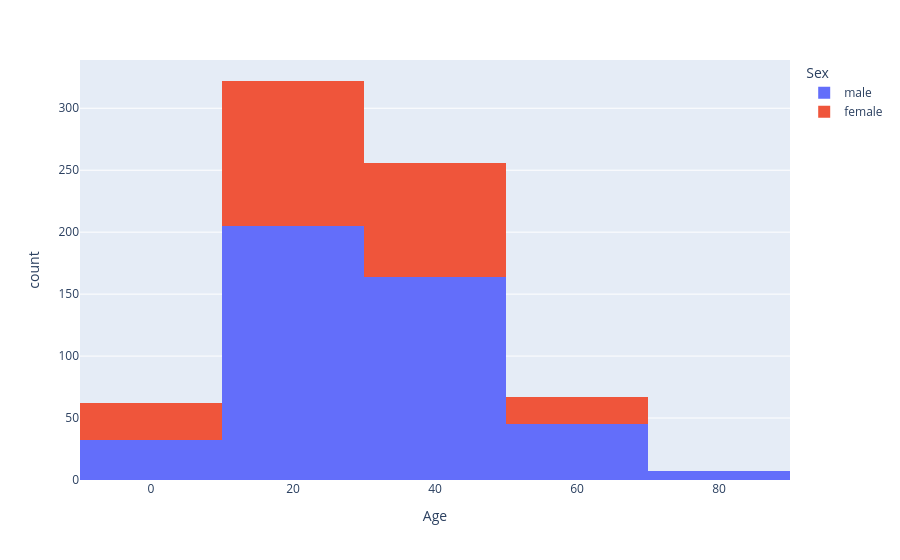

Notebook code cell kept with this figure:
### Code cell
fig = px.histogram(df_t, x='Age', color='Sex', nbins=4, barmode='stack')
fig.show()

### Figure 1 — Plotly figure (JSON) as saved in the notebook; plotly's stock layout.template omitted (floating-point values rounded to 4 significant figures; data arrays with more than 128 entries replaced by an {"elided": "..."} marker saying what was removed)
{"data": [{"bingroup": "x", "hovertemplate": "Sex=male<br>Age=%{x}<br>count=%{y}<extra></extra>", "legendgroup": "male", "marker": {"color": "#636efa", "pattern": {"shape": ""}}, "name": "male", "nbinsx": 4, "orientation": "v", "showlegend": true, "type": "histogram", "x": {"elided": "577 float values"}, "xaxis": "x", "yaxis": "y"}, {"bingroup": "x", "hovertemplate": "Sex=female<br>Age=%{x}<br>count=%{y}<extra></extra>", "legendgroup": "female", "marker": {"color": "#EF553B", "pattern": {"shape": ""}}, "name": "female", "nbinsx": 4, "orientation": "v", "showlegend": true, "type": "histogram", "x": {"elided": "314 float values"}, "xaxis": "x", "yaxis": "y"}], "layout": {"barmode": "stack", "legend": {"title": {"text": "Sex"}, "tracegroupgap": 0}, "margin": {"t": 60}, "xaxis": {"anchor": "y", "domain": [0, 1], "title": {"text": "Age"}}, "yaxis": {"anchor": "x", "domain": [0, 1], "title": {"text": "count"}}}}
